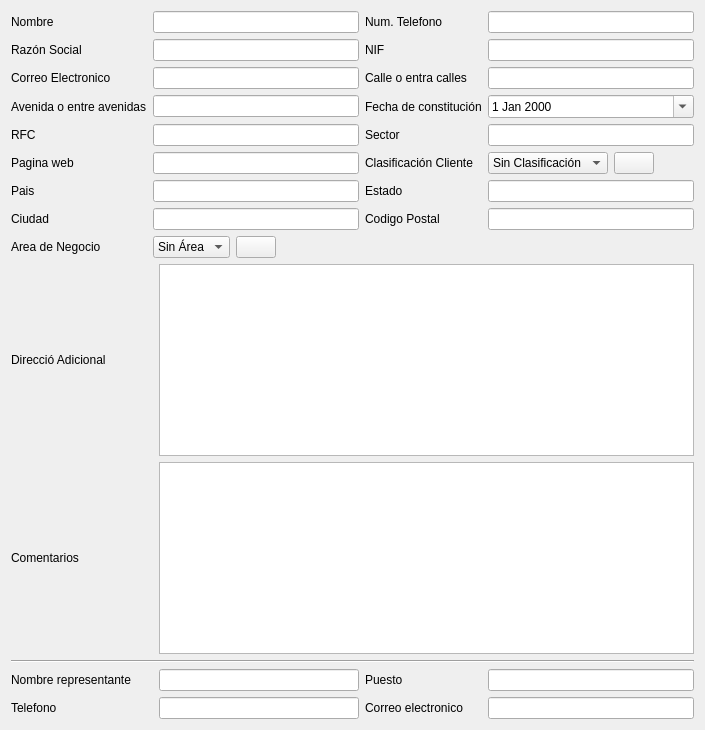
                        <widget class="QWidget" name="wpc_contenedor_clienteMoral" native="true">
                         <property name="enabled">
                          <bool>true</bool>
                         </property>
                         <property name="maximumSize">
                          <size>
                           <width>16777215</width>
                           <height>16777215</height>
                          </size>
                         </property>
                         <layout class="QGridLayout" name="gridLayout_15">
                          <item row="4" column="0">
                           <widget class="QLabel" name="etiqueta_wpc_rfc_moral">
                            <property name="minimumSize">
                             <size>
                              <width>0</width>
                              <height>0</height>
                             </size>
                            </property>
                            <property name="text">
                             <string>RFC</string>
                            </property>
                           </widget>
                          </item>
                          <item row="2" column="4">
                           <widget class="QLineEdit" name="txt_calles_empre_moral">
                            <property name="minimumSize">
                             <size>
                              <width>200</width>
                              <height>17</height>
                             </size>
                            </property>
                           </widget>
                          </item>
                          <item row="7" column="1" colspan="2">
                           <widget class="QLineEdit" name="txt_ciudad_moral"/>
                          </item>
                          <item row="5" column="4">
                           <layout class="QGridLayout" name="gridLayout_13">
                            <item row="0" column="1">
                             <widget class="QPushButton" name="btn_btn_nuevacategoriaMoral">
                              <property name="cursor">
                               <cursorShape>PointingHandCursor</cursorShape>
                              </property>
                              <property name="toolTip">
                               <string>Agregar clasificación</string>
                              </property>
                              <property name="text">
                               <string/>
                              </property>
                              <property name="icon">
                               <iconset resource="../../Source/iconosSVG.qrc">
                                <normaloff>:/iconosBlancos/Icons/iconos/Blanco/agregar_blanco.svg</normaloff>:/iconosBlancos/Icons/iconos/Blanco/agregar_blanco.svg</iconset>
                              </property>
                              <property name="iconSize">
                               <size>
                                <width>20</width>
                                <height>20</height>
                               </size>
                              </property>
                             </widget>
                            </item>
                            <item row="0" column="0">
                             <widget class="QComboBox" name="cajaOpciones_categoriaMoral">
                              <item>
                               <property name="text">
                                <string>Sin Clasificación</string>
                               </property>
                              </item>
                             </widget>
                            </item>
                            <item row="0" column="2">
                             <spacer name="horizontalSpacer_5">
                              <property name="orientation">
                               <enum>Qt::Orientation::Horizontal</enum>
                              </property>
                              <property name="sizeHint" stdset="0">
                               <size>
                                <width>40</width>
                                <height>20</height>
                               </size>
                              </property>
                             </spacer>
                            </item>
                           </layout>
                          </item>
                          <item row="13" column="4">
                           <widget class="QLineEdit" name="txt_correo_repre_moral">
                            <property name="minimumSize">
                             <size>
                              <width>200</width>
                              <height>17</height>
                             </size>
                            </property>
                           </widget>
                          </item>
                          <item row="8" column="1" colspan="2">
                           <layout class="QGridLayout" name="gridLayout_2">
                            <item row="1" column="1">
                             <widget class="QPushButton" name="btn_btn_areasnegocio_moral">
                              <property name="cursor">
                               <cursorShape>PointingHandCursor</cursorShape>
                              </property>
                              <property name="toolTip">
                               <string>Agregar área</string>
                              </property>
                              <property name="text">
                               <string/>
                              </property>
                              <property name="icon">
                               <iconset resource="../../Source/iconosSVG.qrc">
                                <normaloff>:/iconosBlancos/Icons/iconos/Blanco/agregar_blanco.svg</normaloff>:/iconosBlancos/Icons/iconos/Blanco/agregar_blanco.svg</iconset>
                              </property>
                              <property name="iconSize">
                               <size>
                                <width>20</width>
                                <height>20</height>
                               </size>
                              </property>
                             </widget>
                            </item>
                            <item row="1" column="0">
                             <widget class="QComboBox" name="cajaOpciones_areasnegocio_moral">
                              <item>
                               <property name="text">
                                <string>Sin Área</string>
                               </property>
                              </item>
                             </widget>
                            </item>
                            <item row="1" column="2">
                             <spacer name="horizontalSpacer_4">
                              <property name="orientation">
                               <enum>Qt::Orientation::Horizontal</enum>
                              </property>
                              <property name="sizeHint" stdset="0">
                               <size>
                                <width>40</width>
                                <height>20</height>
                               </size>
                              </property>
                             </spacer>
                            </item>
                           </layout>
                          </item>
                          <item row="3" column="3">
                           <widget class="QLabel" name="etiqueta_wpc_fechaconst_moral">
                            <property name="minimumSize">
                             <size>
                              <width>0</width>
                              <height>0</height>
                             </size>
                            </property>
                            <property name="text">
                             <string>Fecha de constitución</string>
                            </property>
                           </widget>
                          </item>
                          <item row="6" column="4">
                           <widget class="QLineEdit" name="txt_estado_moral"/>
                          </item>
                          <item row="7" column="4">
                           <widget class="QLineEdit" name="txt_codigopostal_moral"/>
                          </item>
                          <item row="6" column="3">
                           <widget class="QLabel" name="etiqueta_estado_moral">
                            <property name="text">
                             <string>Estado</string>
                            </property>
                           </widget>
                          </item>
                          <item row="4" column="4">
                           <widget class="QLineEdit" name="txt_sector_empre_moral">
                            <property name="minimumSize">
                             <size>
                              <width>200</width>
                              <height>17</height>
                             </size>
                            </property>
                           </widget>
                          </item>
                          <item row="10" column="2" colspan="3">
                           <widget class="QPlainTextEdit" name="txtlargo_comentarios_cliente_moral"/>
                          </item>
                          <item row="4" column="3">
                           <widget class="QLabel" name="etiqueta_wpc_sector_moral">
                            <property name="minimumSize">
                             <size>
                              <width>0</width>
                              <height>0</height>
                             </size>
                            </property>
                            <property name="text">
                             <string>Sector</string>
                            </property>
                           </widget>
                          </item>
                          <item row="5" column="0">
                           <widget class="QLabel" name="etiqueta_wpc_pagina_moral">
                            <property name="minimumSize">
                             <size>
                              <width>0</width>
                              <height>0</height>
                             </size>
                            </property>
                            <property name="text">
                             <string>Pagina web</string>
                            </property>
                           </widget>
                          </item>
                          <item row="12" column="2">
                           <widget class="QLineEdit" name="txt_nombre_repre_moral">
                            <property name="minimumSize">
                             <size>
                              <width>200</width>
                              <height>0</height>
                             </size>
                            </property>
                           </widget>
                          </item>
                          <item row="12" column="4">
                           <widget class="QLineEdit" name="txt_puesto_repre_moral">
                            <property name="minimumSize">
                             <size>
                              <width>200</width>
                              <height>17</height>
                             </size>
                            </property>
                           </widget>
                          </item>
                          <item row="12" column="3">
                           <widget class="QLabel" name="etiqueta_wpc_puesto_representante_moral">
                            <property name="minimumSize">
                             <size>
                              <width>0</width>
                              <height>0</height>
                             </size>
                            </property>
                            <property name="text">
                             <string>Puesto</string>
                            </property>
                           </widget>
                          </item>
                          <item row="1" column="3">
                           <widget class="QLabel" name="etiqueta_nif_moral">
                            <property name="text">
                             <string>NIF</string>
                            </property>
                           </widget>
                          </item>
                          <item row="12" column="0">
                           <widget class="QLabel" name="etiqueta_wpc_representante_moral">
                            <property name="minimumSize">
                             <size>
                              <width>0</width>
                              <height>0</height>
                             </size>
                            </property>
                            <property name="text">
                             <string>Nombre representante</string>
                            </property>
                           </widget>
                          </item>
                          <item row="6" column="1" colspan="2">
                           <widget class="QLineEdit" name="txt_pais_moral"/>
                          </item>
                          <item row="1" column="1" colspan="2">
                           <widget class="QLineEdit" name="txt_razonsocial_moral"/>
                          </item>
                          <item row="7" column="3">
                           <widget class="QLabel" name="etiqueta_codigopostal_moral">
                            <property name="text">
                             <string>Codigo Postal</string>
                            </property>
                           </widget>
                          </item>
                          <item row="3" column="1" colspan="2">
                           <widget class="QLineEdit" name="txt_avenidas_empre_moral">
                            <property name="minimumSize">
                             <size>
                              <width>200</width>
                              <height>0</height>
                             </size>
                            </property>
                           </widget>
                          </item>
                          <item row="10" column="0">
                           <widget class="QLabel" name="etiqueta_comentarios_cliente_moral">
                            <property name="text">
                             <string>Comentarios</string>
                            </property>
                           </widget>
                          </item>
                          <item row="0" column="3">
                           <widget class="QLabel" name="etiqueta_wpc_telefono_moral">
                            <property name="minimumSize">
                             <size>
                              <width>0</width>
                              <height>0</height>
                             </size>
                            </property>
                            <property name="text">
                             <string>Num. Telefono</string>
                            </property>
                           </widget>
                          </item>
                          <item row="6" column="0">
                           <widget class="QLabel" name="etiqueta_pais_moral">
                            <property name="text">
                             <string>Pais</string>
                            </property>
                           </widget>
                          </item>
                          <item row="8" column="0">
                           <widget class="QLabel" name="etiqueta_areanegocio_moral">
                            <property name="text">
                             <string>Area de Negocio</string>
                            </property>
                           </widget>
                          </item>
                          <item row="11" column="0" colspan="5">
                           <widget class="Line" name="line">
                            <property name="orientation">
                             <enum>Qt::Orientation::Horizontal</enum>
                            </property>
                           </widget>
                          </item>
                          <item row="3" column="4">
                           <widget class="QDateEdit" name="fecha_fechaconstitucion">
                            <property name="calendarPopup">
                             <bool>true</bool>
                            </property>
                           </widget>
                          </item>
                          <item row="5" column="3">
                           <widget class="QLabel" name="etiqueta_categoriaMoral">
                            <property name="text">
                             <string>Clasificación Cliente</string>
                            </property>
                           </widget>
                          </item>
                          <item row="0" column="1" colspan="2">
                           <widget class="QLineEdit" name="txt_nombre_empre_moral">
                            <property name="minimumSize">
                             <size>
                              <width>200</width>
                              <height>0</height>
                             </size>
                            </property>
                           </widget>
                          </item>
                          <item row="9" column="2" colspan="3">
                           <widget class="QPlainTextEdit" name="txtlargo_direccionadicional_moral"/>
                          </item>
                          <item row="2" column="1" colspan="2">
                           <widget class="QLineEdit" name="txt_correo_empre_moral">
                            <property name="minimumSize">
                             <size>
                              <width>200</width>
                              <height>0</height>
                             </size>
                            </property>
                           </widget>
                          </item>
                          <item row="0" column="4">
                           <widget class="QLineEdit" name="txt_telefono_empre_moral">
                            <property name="minimumSize">
                             <size>
                              <width>200</width>
                              <height>17</height>
                             </size>
                            </property>
                           </widget>
                          </item>
                          <item row="1" column="0">
                           <widget class="QLabel" name="etiqueta_razonsocial_moral">
                            <property name="text">
                             <string>Razón Social</string>
                            </property>
                           </widget>
                          </item>
                          <item row="0" column="0">
                           <widget class="QLabel" name="etiqueta_wpc_nombre_moral">
                            <property name="minimumSize">
                             <size>
                              <width>0</width>
                              <height>0</height>
                             </size>
                            </property>
                            <property name="text">
                             <string>Nombre</string>
                            </property>
                           </widget>
                          </item>
                          <item row="4" column="1" colspan="2">
                           <widget class="QLineEdit" name="txt_rfc_empre_moral">
                            <property name="minimumSize">
                             <size>
                              <width>200</width>
                              <height>0</height>
                             </size>
                            </property>
                           </widget>
                          </item>
                          <item row="1" column="4">
                           <widget class="QLineEdit" name="txt_nif_moral"/>
                          </item>
                          <item row="7" column="0">
                           <widget class="QLabel" name="etiqueta_ciudad_moral">
                            <property name="text">
                             <string>Ciudad</string>
                            </property>
                           </widget>
                          </item>
                          <item row="13" column="0">
                           <widget class="QLabel" name="etiqueta_wpc_telefono_representante_moral">
                            <property name="minimumSize">
                             <size>
                              <width>0</width>
                              <height>0</height>
                             </size>
                            </property>
                            <property name="text">
                             <string>Telefono</string>
                            </property>
                           </widget>
                          </item>
                          <item row="2" column="0">
                           <widget class="QLabel" name="etiqueta_wpc_correo_moral">
                            <property name="minimumSize">
                             <size>
                              <width>0</width>
                              <height>0</height>
                             </size>
                            </property>
                            <property name="text">
                             <string>Correo Electronico</string>
                            </property>
                           </widget>
                          </item>
                          <item row="13" column="2">
                           <widget class="QLineEdit" name="txt_telefono_repre_moral">
                            <property name="minimumSize">
                             <size>
                              <width>200</width>
                              <height>0</height>
                             </size>
                            </property>
                           </widget>
                          </item>
                          <item row="5" column="1" colspan="2">
                           <widget class="QLineEdit" name="txt_pagina_empre_moral">
                            <property name="minimumSize">
                             <size>
                              <width>200</width>
                              <height>0</height>
                             </size>
                            </property>
                           </widget>
                          </item>
                          <item row="2" column="3">
                           <widget class="QLabel" name="etiqueta_wpc_calles_moral">
                            <property name="minimumSize">
                             <size>
                              <width>0</width>
                              <height>0</height>
                             </size>
                            </property>
                            <property name="text">
                             <string>Calle o entra calles</string>
                            </property>
                           </widget>
                          </item>
                          <item row="3" column="0">
                           <widget class="QLabel" name="etiqueta_wpc_avenidas_moral">
                            <property name="minimumSize">
                             <size>
                              <width>0</width>
                              <height>0</height>
                             </size>
                            </property>
                            <property name="text">
                             <string>Avenida o entre avenidas</string>
                            </property>
                           </widget>
                          </item>
                          <item row="9" column="0">
                           <widget class="QLabel" name="etiqueta_direccionadicional_moral">
                            <property name="text">
                             <string>Direcció Adicional</string>
                            </property>
                           </widget>
                          </item>
                          <item row="13" column="3">
                           <widget class="QLabel" name="etiqueta_wpc_correo_repre_moral">
                            <property name="minimumSize">
                             <size>
                              <width>0</width>
                              <height>0</height>
                             </size>
                            </property>
                            <property name="text">
                             <string>Correo electronico</string>
                            </property>
                           </widget>
                          </item>
                         </layout>
                        </widget>
